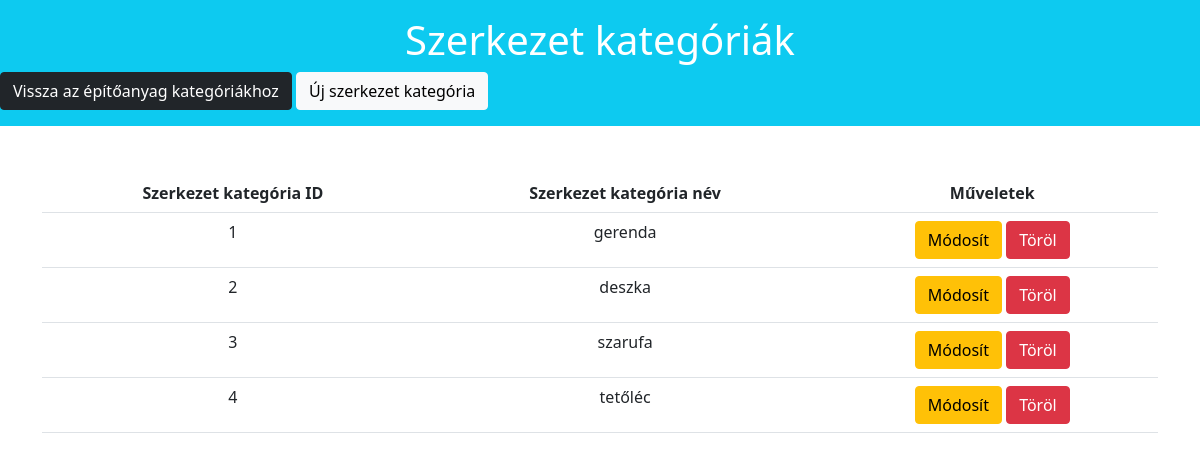
The app's page /Login/app/index.php?controller=structureCategory&action=list (signed in) with its own data.
### tables this page shows
CREATE TABLE `structure_category` (
  `structureCategoryID` int(11) NOT NULL,
  `structureCategoryName` varchar(45) NOT NULL
);

### Login/app/controller/StructureCategoryController.php (called while the page is built, shortened)
<?php
require_once('model\StructureCategoryDao.php');
class StructureCategoryController {
    public function load($view, $data=[]){
        extract($data);
        include("view/structureCategory/{$view}.php");
        return $data;
    }
    public function listAllStructureCategory(){
        $structureCategoryDaoObj = new StructureCategoryDao();
        $structureCategories = $structureCategoryDaoObj->getAllStructureCategory();
        return $this->load('list', [
            'structureCategories' => $structureCategories,
        ]);
    }
}
?>

### Login/app/model/StructureCategoryDao.php (called while the page is built, shortened)
<?php
class StructureCategoryDao {
    public function getAllStructureCategory(){
        $dbObj = new Db();
        $conn = $dbObj->getConnection();
        $statement = $conn->prepare("SELECT * FROM structure_category ORDER BY structureCategoryID");
        $statement->setFetchMode(\PDO::FETCH_OBJ);
        $statement->execute();
        return $statement->fetchAll();
    }
}
?>

### Login/app/view/structureCategory/list.php (the view)
<div class="row">
    <div class="jumbotron bg-info text-white pt-3 pb-3">
        <h1 class="display3 text-center">Szerkezet kategóriák</h1>
        <a href="index.php" class="btn btn-dark text-white">Vissza az építőanyag kategóriákhoz</a>
        <a href="index.php?controller=structureCategory&action=create" class="btn btn-light text-blue">Új szerkezet kategória</a>
    </div>
</div>
<div class="container">
    <table class="table table-hover mt-5 text-center">
        <tr>
            <th>Szerkezet kategória ID</th>
            <th>Szerkezet kategória név</th>
            <th>Műveletek</th>
        </tr>
        <?php
            foreach ($structureCategories as $structureCategory) {
               echo "<tr>";
                    echo "<td>" .$structureCategory->structureCategoryID . "</td>";
                    echo "<td>" .$structureCategory->structureCategoryName ."</td>";
                    echo "<td>";
                        echo "<a class='btn btn-warning' href='index.php?controller=structureCategory&action=edit&structureCategoryID=$structureCategory->structureCategoryID'> Módosít </a> ";
                        echo "<a class='btn btn-danger' href='index.php?controller=structureCategory&action=delete&structureCategoryID=$structureCategory->structureCategoryID'> Töröl </a>";
                    echo "</td>";
               echo "</tr>";
            }
        ?>
    </table>
</div>

### records on screen
structure_category: structureCategoryID "1", structureCategoryName "gerenda"
structure_category: structureCategoryID "2", structureCategoryName "deszka"
structure_category: structureCategoryID "3", structureCategoryName "szarufa"
structure_category: structureCategoryID "4", structureCategoryName "tetőléc"
